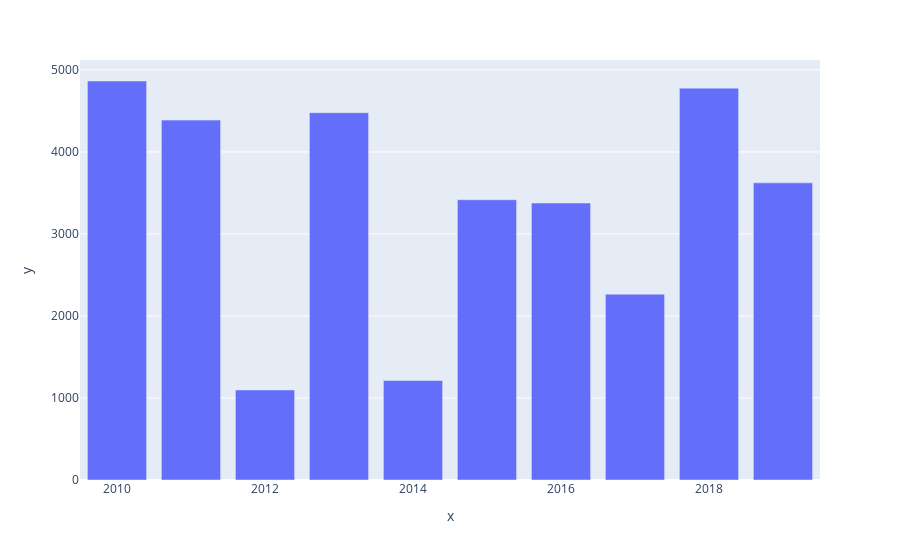

The code cell stored with this chart in its notebook:
### Code cell
px.bar(x=years,y=sales)

### Figure 1 — Plotly figure (JSON) as saved in the notebook; plotly's stock layout.template omitted (floating-point values rounded to 4 significant figures)
{"data": [{"alignmentgroup": "True", "hovertemplate": "x=%{x}<br>y=%{y}<extra></extra>", "legendgroup": "", "marker": {"color": "#636efa", "pattern": {"shape": ""}}, "name": "", "offsetgroup": "", "orientation": "v", "showlegend": false, "textposition": "auto", "type": "bar", "x": [2010, 2011, 2012, 2013, 2014, 2015, 2016, 2017, 2018, 2019], "xaxis": "x", "y": [4865, 4388, 1098, 4479, 1214, 3417, 3377, 2266, 4778, 3623], "yaxis": "y"}], "layout": {"barmode": "relative", "legend": {"tracegroupgap": 0}, "margin": {"t": 60}, "xaxis": {"anchor": "y", "domain": [0, 1], "title": {"text": "x"}}, "yaxis": {"anchor": "x", "domain": [0, 1], "title": {"text": "y"}}}}
